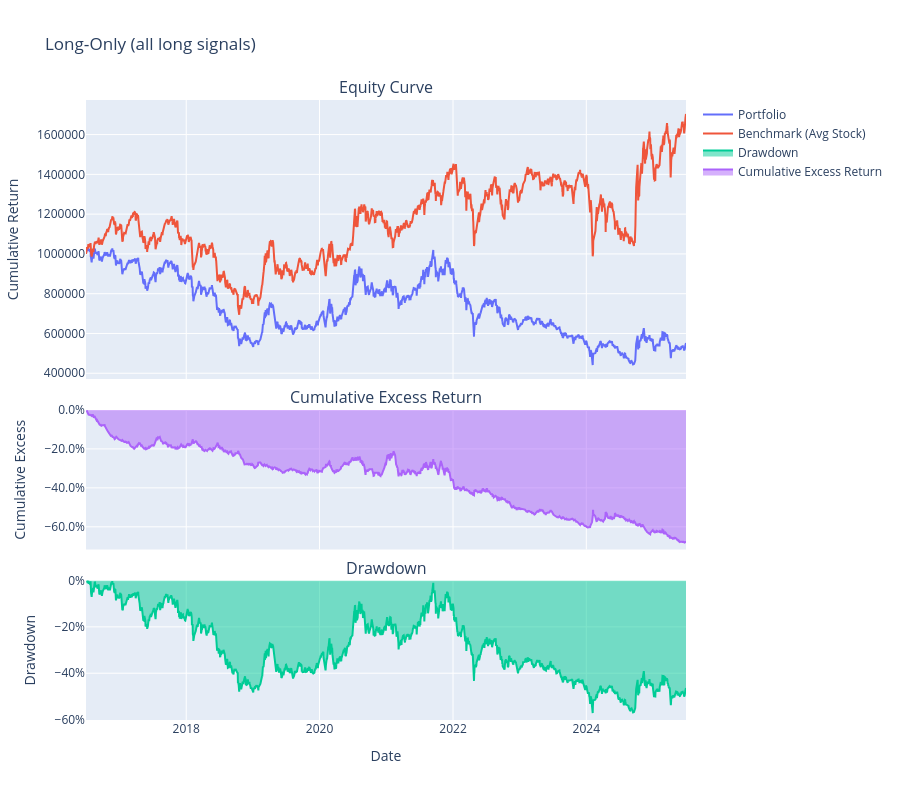
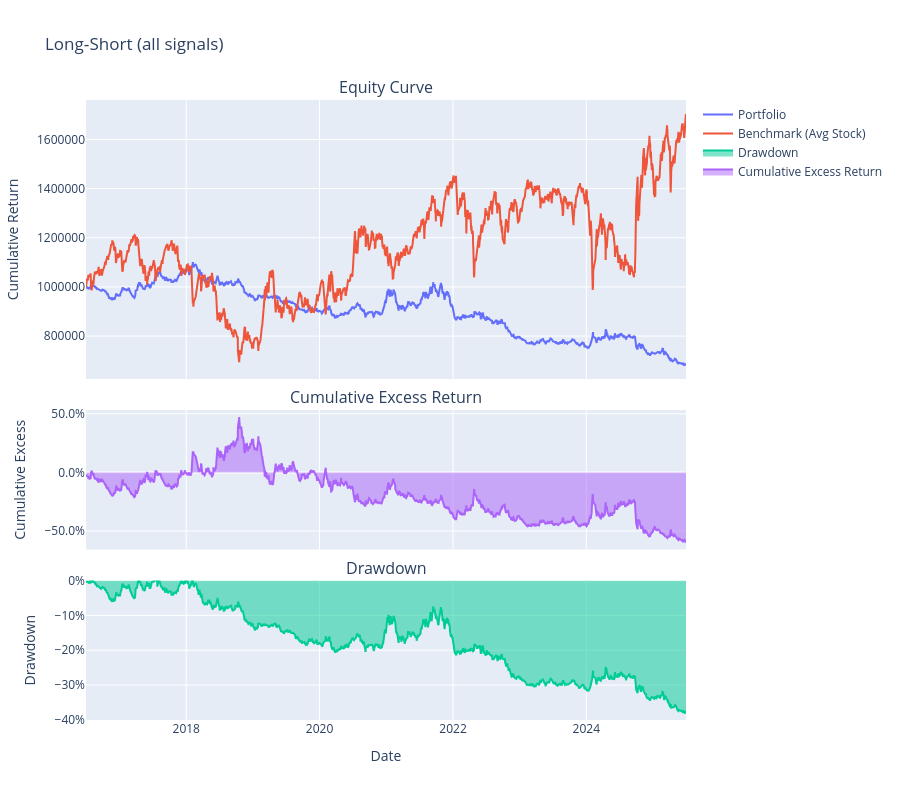

The notebook cell these images were saved under, in order:
### Code cell
import pandas as pd
import numpy as np
import warnings
from util import *

warnings.filterwarnings("ignore")

# ----------------------------
# User‑configurable parameters
# ----------------------------
INITIAL_CASH = 1_000_000
START_DATE = '2016-07-01'
END_DATE   = '2025-06-30'
REBALANCE_FREQ = 5

PRICE_FILE = 'data/eod_prices.parquet'
SELECTION_FILE = 'records/mv_selection_v2.parquet'
TRADE_LOG_FILE = 'records/mv_trades.csv'   # where to save trade records for long‑only

# ----------------------------
# Load and prepare data
# ----------------------------
print("Loading data...")
price_df = load_and_preprocess_price(PRICE_FILE)

# Load selection file directly
selection_df = pd.read_parquet(SELECTION_FILE)
selection_df = selection_df[['trade_date', 'stock_code', 'signal']].copy()
selection_df['trade_date'] = pd.to_datetime(selection_df['trade_date'])

# Price pivot
price_pivot = price_df.pivot(index='trade_date', columns='stock_code', values='adjusted_close')
price_pivot = price_pivot.sort_index()
price_pivot.index = pd.to_datetime(price_pivot.index)

# Filter by date range
price_pivot = price_pivot.loc[START_DATE:END_DATE]
selection_df = selection_df[(selection_df['trade_date'] >= START_DATE) &
                            (selection_df['trade_date'] <= END_DATE)]

# Rebalance dates
selection_dates = sorted(selection_df['trade_date'].unique())
if not selection_dates:
    raise ValueError("No selection data available.")
rebalance_dates = selection_dates[::REBALANCE_FREQ]
print(f"Number of rebalance dates: {len(rebalance_dates)}")

all_dates = price_pivot.index.tolist()
first_rebalance = rebalance_dates[0]
timeline = [d for d in all_dates if d >= first_rebalance]

# Benchmark
benchmark_daily, benchmark_cum = compute_benchmark_returns(price_pivot, START_DATE, END_DATE)

# ----------------------------
# Helper to get all stocks by signal
# ----------------------------
def get_stocks_by_signal(date, signal_type):
    day_data = selection_df[selection_df['trade_date'] == date]
    day_data = day_data[day_data['signal'] == signal_type]
    return day_data['stock_code'].tolist()

# ----------------------------
# Backtest function with optional trade recording
# ----------------------------
def run_backtest(mode='long_only', record_trades=False):
    cash = INITIAL_CASH
    holdings = {}
    portfolio_values = []
    trades = []   # list of trade dicts if record_trades is True

    for date in timeline:
        today_prices = price_pivot.loc[date]

        if date in rebalance_dates:
            # --- Close existing positions (sell) ---
            for stock, shares in holdings.items():
                price = today_prices.get(stock, np.nan)
                if pd.notna(price):
                    cash += shares * price
                    if record_trades:
                        trades.append({
                            'trade_date': date,
                            'stock_code': stock,
                            'side': 'sell',
                            'shares': shares,
                            'price': price
                        })
            holdings = {}

            # --- Build new portfolio based on signals ---
            if mode == 'long_only':
                long_stocks = get_stocks_by_signal(date, 'long')
                valid = [s for s in long_stocks if pd.notna(today_prices.get(s, np.nan))]
                if valid:
                    amount_per_stock = cash / len(valid)
                    for stock in valid:
                        price = today_prices[stock]
                        shares = amount_per_stock / price
                        holdings[stock] = shares
                        if record_trades:
                            trades.append({
                                'trade_date': date,
                                'stock_code': stock,
                                'side': 'buy',
                                'shares': shares,
                                'price': price
                            })
                    cash = 0.0

            else:  # long_short
                long_stocks = get_stocks_by_signal(date, 'long')
                short_stocks = get_stocks_by_signal(date, 'short')
                valid_long = [s for s in long_stocks if pd.notna(today_prices.get(s, np.nan))]
                valid_short = [s for s in short_stocks if pd.notna(today_prices.get(s, np.nan))]
                n_long = len(valid_long)
                n_short = len(valid_short)

                if n_long == 0 and n_short == 0:
                    continue

                if n_long > 0 and n_short > 0:
                    cash_per_side = cash / 2
                    # Longs
                    amount_per_long = cash_per_side / n_long
                    for stock in valid_long:
                        price = today_prices[stock]
                        shares = amount_per_long / price
                        holdings[stock] = shares
                        if record_trades:
                            trades.append({
                                'trade_date': date,
                                'stock_code': stock,
                                'side': 'buy',
                                'shares': shares,
                                'price': price
                            })
                    # Shorts
                    amount_per_short = cash_per_side / n_short
                    for stock in valid_short:
                        price = today_prices[stock]
                        shares = -amount_per_short / price
                        holdings[stock] = shares
                        if record_trades:
                            trades.append({
                                'trade_date': date,
                                'stock_code': stock,
                                'side': 'sell_short',
                                'shares': -shares,  # positive shares for record
                                'price': price
                            })
                elif n_long > 0:
                    amount_per_stock = cash / n_long
                    for stock in valid_long:
                        price = today_prices[stock]
                        shares = amount_per_stock / price
                        holdings[stock] = shares
                        if record_trades:
                            trades.append({
                                'trade_date': date,
                                'stock_code': stock,
                                'side': 'buy',
                                'shares': shares,
                                'price': price
                            })
                    cash = 0.0
                else:  # only shorts
                    amount_per_stock = cash / n_short
                    for stock in valid_short:
                        price = today_prices[stock]
                        shares = -amount_per_stock / price
                        holdings[stock] = shares
                        if record_trades:
                            trades.append({
                                'trade_date': date,
                                'stock_code': stock,
                                'side': 'sell_short',
                                'shares': -shares,
                                'price': price
                            })
                    cash += cash

        # Daily valuation
        portfolio_value = cash
        for stock, shares in holdings.items():
            price = today_prices.get(stock, np.nan)
            if pd.notna(price):
                portfolio_value += shares * price
        portfolio_values.append(portfolio_value)

    # Build results
    portfolio_series = pd.Series(portfolio_values, index=timeline, name='Portfolio')
    benchmark_series = benchmark_cum.reindex(timeline, method='ffill').fillna(1.0)
    benchmark_funds = INITIAL_CASH * benchmark_series
    portfolio_returns = portfolio_series.pct_change().dropna()
    metrics = compute_metrics(portfolio_returns, rf=0, periods_per_year=252)

    if record_trades:
        trades_df = pd.DataFrame(trades)
        return portfolio_series, benchmark_funds, metrics, trades_df
    else:
        return portfolio_series, benchmark_funds, metrics

# ----------------------------
# Run long‑only with trade recording
# ----------------------------
print("\n" + "="*50)
print("Running Long‑Only Backtest (all long signals) - with trade recording")
print("="*50)
port_long, bench_long, metrics_long, trades_df = run_backtest(mode='long_only', record_trades=True)

# Save trades to CSV
if not trades_df.empty:
    trades_df.to_csv(TRADE_LOG_FILE, index=False)
    print(f"Trade records saved to {TRADE_LOG_FILE}")
else:
    print("No trades recorded.")

print("\n--- Performance Metrics (Long‑Only) ---")
for k, v in metrics_long.items():
    print(f"{k}: {v:.4f}" if isinstance(v, float) else f"{k}: {v}")

# ----------------------------
# Run long‑short (no trade recording)
# ----------------------------
print("\n" + "="*50)
print("Running Long‑Short Backtest (all long and short signals)")
print("="*50)
port_ls, bench_ls, metrics_ls = run_backtest(mode='long_short', record_trades=False)
print("\n--- Performance Metrics (Long‑Short) ---")
for k, v in metrics_ls.items():
    print(f"{k}: {v:.4f}" if isinstance(v, float) else f"{k}: {v}")

# plotting
plot_results(port_long, bench_long, timeline, title='Long‑Only (all long signals)', plot_excess=True)
plot_results(port_ls, bench_ls, timeline, title='Long‑Short (all signals)', plot_excess=True)

### Figure 1 — Plotly figure (JSON) as saved in the notebook; plotly's stock layout.template omitted (floating-point values rounded to 4 significant figures; data arrays with more than 128 entries replaced by an {"elided": "..."} marker saying what was removed)
{"data": [{"mode": "lines", "name": "Portfolio", "type": "scatter", "x": {"elided": "2184 str values"}, "xaxis": "x", "y": {"elided": "2184 float values"}, "yaxis": "y"}, {"mode": "lines", "name": "Benchmark (Avg Stock)", "type": "scatter", "x": {"elided": "2184 str values"}, "xaxis": "x", "y": {"elided": "2184 float values"}, "yaxis": "y"}, {"fill": "tozeroy", "mode": "lines", "name": "Drawdown", "type": "scatter", "x": {"elided": "2183 str values"}, "xaxis": "x3", "y": {"elided": "2183 float values"}, "yaxis": "y3"}, {"fill": "tozeroy", "mode": "lines", "name": "Cumulative Excess Return", "type": "scatter", "x": {"elided": "2183 str values"}, "xaxis": "x2", "y": {"elided": "2183 float values"}, "yaxis": "y2"}], "layout": {"annotations": [{"font": {"size": 16}, "showarrow": false, "text": "Equity Curve", "x": 0.5, "xanchor": "center", "xref": "paper", "y": 1, "yanchor": "bottom", "yref": "paper"}, {"font": {"size": 16}, "showarrow": false, "text": "Cumulative Excess Return", "x": 0.5, "xanchor": "center", "xref": "paper", "y": 0.5, "yanchor": "bottom", "yref": "paper"}, {"font": {"size": 16}, "showarrow": false, "text": "Drawdown", "x": 0.5, "xanchor": "center", "xref": "paper", "y": 0.225, "yanchor": "bottom", "yref": "paper"}], "height": 800, "hovermode": "x unified", "showlegend": true, "title": {"text": "Long‑Only (all long signals)"}, "xaxis": {"anchor": "y", "domain": [0, 1], "matches": "x3", "showticklabels": false}, "xaxis2": {"anchor": "y2", "domain": [0, 1], "matches": "x3", "showticklabels": false}, "xaxis3": {"anchor": "y3", "domain": [0, 1], "title": {"text": "Date"}}, "yaxis": {"anchor": "x", "domain": [0.55, 1], "tickformat": ".0f", "title": {"text": "Cumulative Return"}}, "yaxis2": {"anchor": "x2", "domain": [0.275, 0.5], "tickformat": ".1%", "title": {"text": "Cumulative Excess"}}, "yaxis3": {"anchor": "x3", "domain": [0, 0.225], "tickformat": ".0%", "title": {"text": "Drawdown"}}}}

### Figure 2 — Plotly figure (JSON) as saved in the notebook; plotly's stock layout.template omitted (floating-point values rounded to 4 significant figures; data arrays with more than 128 entries replaced by an {"elided": "..."} marker saying what was removed)
{"data": [{"mode": "lines", "name": "Portfolio", "type": "scatter", "x": {"elided": "2184 str values"}, "xaxis": "x", "y": {"elided": "2184 float values"}, "yaxis": "y"}, {"mode": "lines", "name": "Benchmark (Avg Stock)", "type": "scatter", "x": {"elided": "2184 str values"}, "xaxis": "x", "y": {"elided": "2184 float values"}, "yaxis": "y"}, {"fill": "tozeroy", "mode": "lines", "name": "Drawdown", "type": "scatter", "x": {"elided": "2183 str values"}, "xaxis": "x3", "y": {"elided": "2183 float values"}, "yaxis": "y3"}, {"fill": "tozeroy", "mode": "lines", "name": "Cumulative Excess Return", "type": "scatter", "x": {"elided": "2183 str values"}, "xaxis": "x2", "y": {"elided": "2183 float values"}, "yaxis": "y2"}], "layout": {"annotations": [{"font": {"size": 16}, "showarrow": false, "text": "Equity Curve", "x": 0.5, "xanchor": "center", "xref": "paper", "y": 1, "yanchor": "bottom", "yref": "paper"}, {"font": {"size": 16}, "showarrow": false, "text": "Cumulative Excess Return", "x": 0.5, "xanchor": "center", "xref": "paper", "y": 0.5, "yanchor": "bottom", "yref": "paper"}, {"font": {"size": 16}, "showarrow": false, "text": "Drawdown", "x": 0.5, "xanchor": "center", "xref": "paper", "y": 0.225, "yanchor": "bottom", "yref": "paper"}], "height": 800, "hovermode": "x unified", "showlegend": true, "title": {"text": "Long‑Short (all signals)"}, "xaxis": {"anchor": "y", "domain": [0, 1], "matches": "x3", "showticklabels": false}, "xaxis2": {"anchor": "y2", "domain": [0, 1], "matches": "x3", "showticklabels": false}, "xaxis3": {"anchor": "y3", "domain": [0, 1], "title": {"text": "Date"}}, "yaxis": {"anchor": "x", "domain": [0.55, 1], "tickformat": ".0f", "title": {"text": "Cumulative Return"}}, "yaxis2": {"anchor": "x2", "domain": [0.275, 0.5], "tickformat": ".1%", "title": {"text": "Cumulative Excess"}}, "yaxis3": {"anchor": "x3", "domain": [0, 0.225], "tickformat": ".0%", "title": {"text": "Drawdown"}}}}
